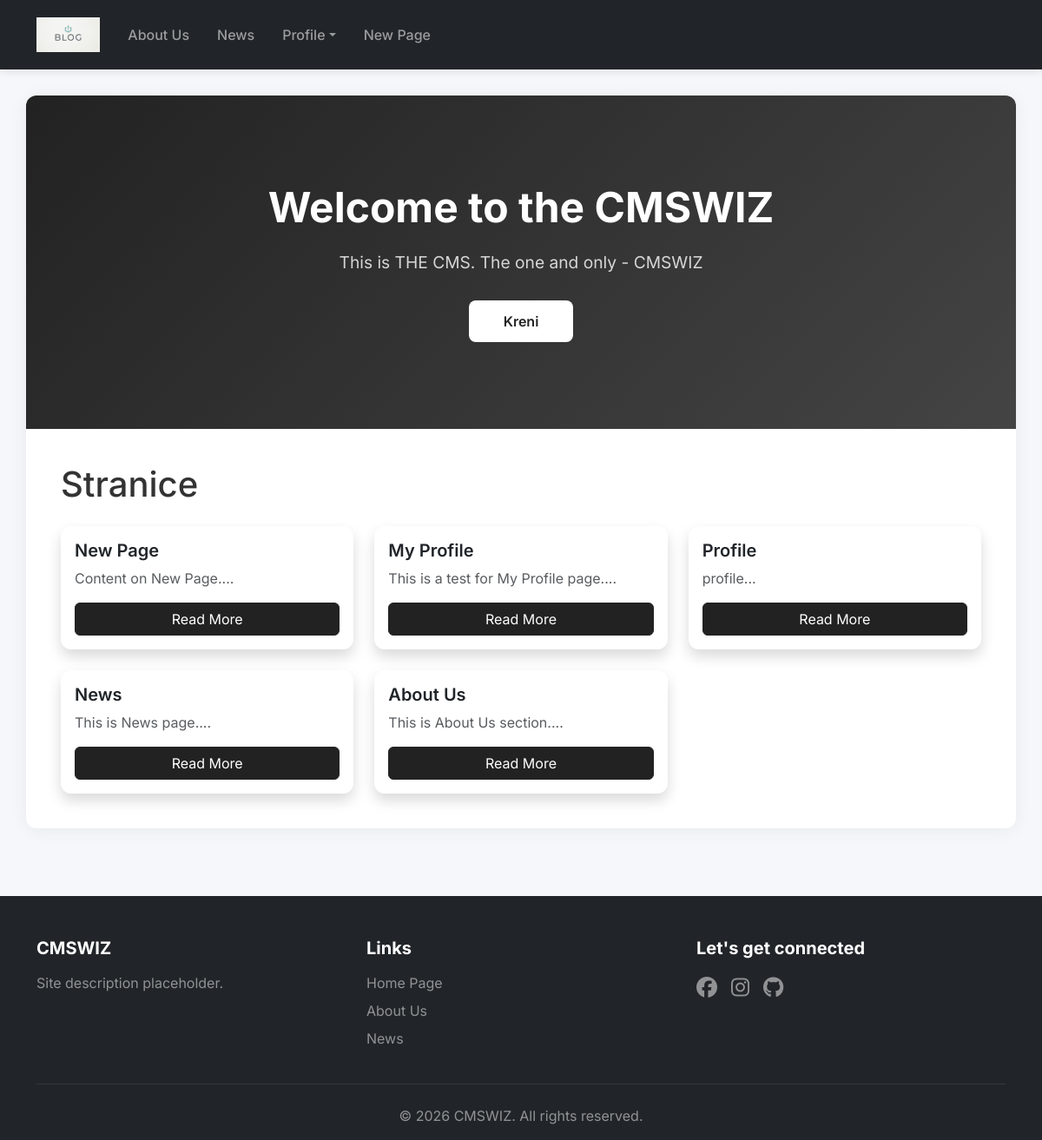
The page / on the database its author committed.
### tables this page shows
CREATE TABLE `navigation` (
  `id` int(11) NOT NULL,
  `title` varchar(100) NOT NULL,
  `url` varchar(500) NOT NULL,
  `page_id` int(11) DEFAULT NULL,
  `parent_id` int(11) DEFAULT NULL,
  `order_priority` int(11) DEFAULT 0,
  `target` enum('_self','_blank') DEFAULT '_self',
  `created_at` timestamp NOT NULL DEFAULT current_timestamp()
);

CREATE TABLE `pages` (
  `id` int(11) NOT NULL,
  `title` varchar(255) NOT NULL,
  `slug` varchar(255) NOT NULL,
  `content` text DEFAULT NULL,
  `image` varchar(255) DEFAULT NULL,
  `status` enum('draft','published') DEFAULT 'published',
  `created_at` timestamp NOT NULL DEFAULT current_timestamp()
);

### config.php (called while the page is built, shortened)
<?php
$host = "localhost";
$user = "root";
$password = "";
$database = "cms_db";
$conn = new mysqli($host, $user, $password, $database);
$site_settings = [];
$result = $conn->query("SELECT `key`, `value` FROM settings");
if($result){
    while($row = $result->fetch_assoc()){
        $site_settings[$row['key']] = $row['value'];
    }
}
require_once __DIR__ . '/functions/db.php';
require_once __DIR__ . '/functions/menu.php';
?>

### functions/db.php (called while the page is built, shortened)
<?php
function db_selectAll($table, $where = [], $order='', $columns = '*'){
    global $conn;
    $sql = "SELECT {$columns} FROM {$table}";
    $types = '';
    $values = [];
    if(!empty($where)){
        $conditions = [];
        foreach($where as $key => $value){
        $conditions[] = "{$key} = ?";
        $types .= is_int($value) ? 'i' :'s';
        $values[] = $value;
    }
    $sql .= " WHERE " . implode(' AND ', $conditions);
    }
    if($order) $sql .= " ORDER BY {$order}";
    $stmt  = $conn->prepare($sql);
    if(!empty($values)) $stmt->bind_param($types, ...$values);
    $stmt->execute();
    return $stmt->get_result()->fetch_all(MYSQLI_ASSOC);
}
?>

### index.php (the view, shortened to what this page needs)
<?php
require_once 'config.php';
include 'templates/header.php';
$pages = db_selectAll('pages', ['status' => 'published'], 'created_at DESC');
?>
<div class="hero">
    <div class="hero-content">
        <h1 class="hero-title">Welcome to the <?= htmlspecialchars($site_settings['site_name']) ?></h1>
        <p class="hero-subtitle">This is THE CMS. The one and only - CMSWIZ</p>
        <a href="<?= $pages[0]['slug'] ?? '#' ?>" class="hero-btn">Kreni</a>
    </div>
</div>
<h1 class="mb-4">Stranice</h1>
<div class="row g-4">
    <?php foreach ($pages as $page): ?>
        <div class="col-md-4" data-aos="fade-up">
            <div class="card h-100 shadow">
                <div class="card-body d-flex flex-column">
                    <h5 class="card-title"><?= htmlspecialchars($page['title']) ?></h5>
                    <p class="card-text text-muted">
                        <?= htmlspecialchars(substr(strip_tags($page['content']), 0, 150)) ?>...
                    </p>
                    <a href="<?= $page['slug'] ?>" class="btn btn-primary mt-auto">Read More</a>
                </div>
            </div>
        </div>
    <?php endforeach; ?>
</div>
<?php include 'templates/footer.php'; ?>

### functions/menu.php (shortened to what this page needs)
<?php
function get_menu_items(){
    global $conn;
    $result = $conn->query("
        SELECT n.*, p.title as page_title
        FROM navigation n
        LEFT JOIN pages p ON n.page_id = p.id
        ORDER BY n.order_priority ASC
    ");
    return $result->fetch_all(MYSQLI_ASSOC);
}
function render_menu($tree) {
    $html = '<ul class="navbar-nav">';
    foreach ($tree as $item) {
        $has_children = !empty($item['children']);
        $html .= '<li class="nav-item' . ($has_children ? ' dropdown' : '') . '">';
        $html .= '<a class="nav-link' . ($has_children ? ' dropdown-toggle' : '') . '" href="' . htmlspecialchars($item['url']) . '" target="' . $item['target'] . '"' . ($has_children ? ' data-bs-toggle="dropdown"' : '') . '>';
        $html .= htmlspecialchars($item['title']);
        $html .= '</a>';
        if ($has_children) {
            $html .= '<ul class="dropdown-menu">';
            foreach ($item['children'] as $child) {
                $html .= '<li><a class="dropdown-item" href="' . htmlspecialchars($child['url']) . '" target="' . $child['target'] . '">' . htmlspecialchars($child['title']) . '</a></li>';
            }
            $html .= '</ul>';
        }
        $html .= '</li>';
    }
    $html .= '</ul>';
    return $html;
}
?>

### assets/css/style.css (style rules this page uses)
body { font-family: 'Inter', Tahoma, Geneva, Verdana, sans-serif; background: #f5f7fa; color: #333; min-height: 100vh; display: flex; flex-direction: column; }
.nav-link { font-weight: 500; padding: 8px 16px !important; border-radius: 6px; transition: background 0.2s; }
.card { border: none; border-radius: 12px; transition: transform 0.2s, box-shadow 0.2s; }
.card-title { font-weight: 600; }
.btn-primary { background-color: #222; border-color: #222; }
.hero { background: linear-gradient(135deg, #222 0%, #444 100%); color: #fff; text-align: center; padding: 100px 20px; margin: -40px -40px 40px -40px; border-radius: 12px 12px 0 0; }
.hero-title { font-size: 3rem; font-weight: 700; margin-bottom: 20px; }
.hero-subtitle { font-size: 1.2rem; color: rgba(255,255,255,0.8); margin-bottom: 30px; }
.hero-btn { display: inline-block; padding: 12px 40px; background: #fff; color: #222; text-decoration: none; border-radius: 8px; font-weight: 600; transition: transform 0.2s; }

### rows shown on the page
navigation: value "About Us"
navigation: value "News"
navigation: value "Profile"
navigation: value "New Page"
pages: title "New Page", content "Content on New Page."
pages: title "My Profile", content "This is a test for My Profile page."
pages: title "Profile", content "profile"
pages: title "News", content "This is News page."
pages: title "About Us", content "This is About Us section."

### other values the page prints
$site_settings['site_name'] "CMSWIZ"
